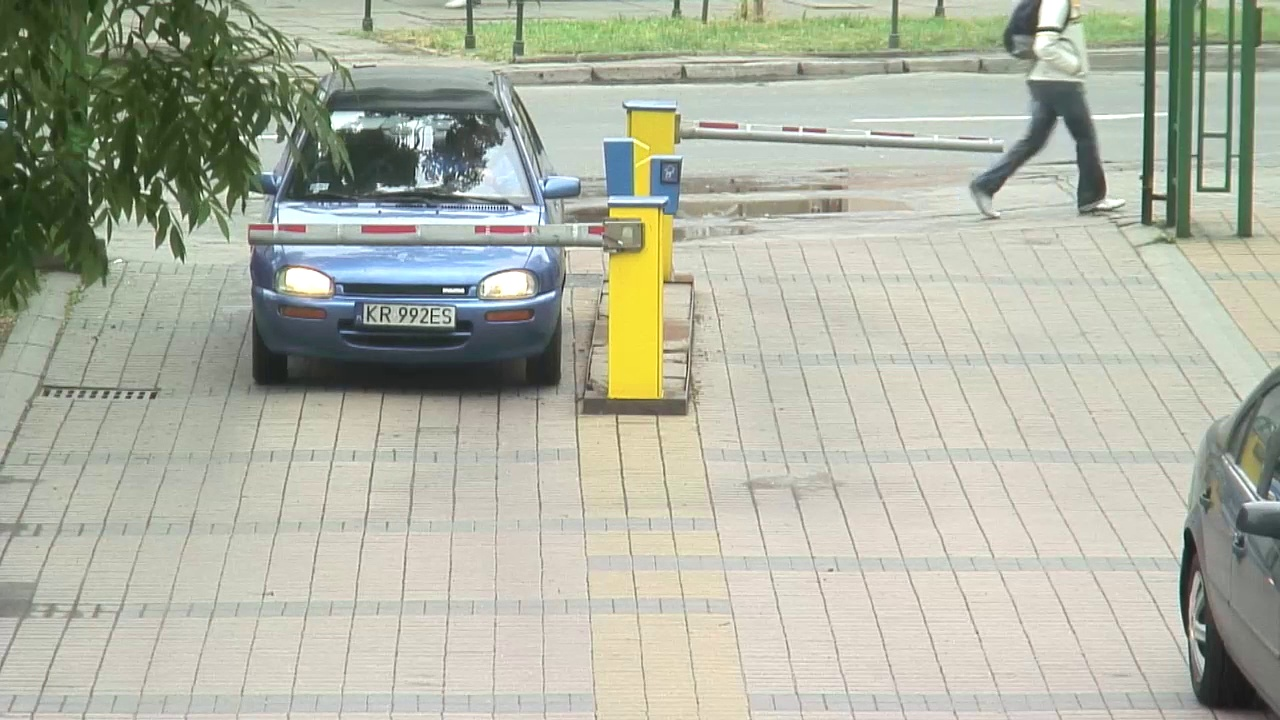
#> input picture nagrania/agh_src13_hrc0.avi.jpg, 1280 x 720 px, given in place of agh_src2_hrc0.avi, which was not available
$ python marki_samochodowe.py   (Python 2 division)   (older library calls are emulated)
#> lines starting #> are read from the running program, lines starting #| are printed output that depends on the picture; pictures that were not available may be replaced by others from this repository, and a replacement may not be noted
# -*- coding: cp1250 -*-
import cv2
import numpy as np
import glob
from common import draw_str

#########################################################

#FUNKCJA DIFFIMG PRZYJMUJE JAKO ARGUMENTY 3 KOLEJNE KLATKI
#NASTEPNIE POSZUKUJE W TYCH KLATKACH ELEMENTÓW RUCHOMYCH
#ELEMENTY RUCHOME SĄ WYCINANE W CELU ZMNIEJSZENIA
#POWIERZCHNI OBLICZENIOWEJ SIFT() LUB SURF()
def diffImg(t0, t1, t2, img):
  width = len(img[0])
  height = len(img)
  number_of_changes = 0
  d1 = cv2.absdiff(t2, t1)
  d2 = cv2.absdiff(t1, t0)
  result = cv2.bitwise_xor(d1, d2)
  cv2.threshold(result, 40, 255, cv2.THRESH_BINARY, result)
  min_x = width
  max_x = 0
  min_y = height
  max_y = 0

#POSZUKIWANIE WSPÓŁRZĘDNYCH DO WYCIĘCIA RUCHU..
  for i in range(0,height,10):
      for j in range(0,width,10):
          if result[i,j]==255:
              number_of_changes=number_of_changes+1
              if min_x > j:
                  min_x = j
              if max_x < j:
                  max_x = j
              if min_y > i:
                  min_y = i
              if max_y < i:
                  max_y = i
  if number_of_changes>0:
    if min_x-10 > 0:
      min_x -= 10
    if min_y-10 > 0:
      min_y -= 10
    if max_x+10 < width-1:
      max_x += 10
    if max_y+10 < height-1:
      max_y += 10
    roi = img[min_y:max_y, min_x:max_x]       #OBCINANIE KLATKI

  return roi #FUNKCJA ZWRACA WYCIĘTY RUCH
#########################################################

#ALGORYTM SIFT Z OPENCV
def fSIFT():
    detector = cv2.SIFT()
    norm = cv2.NORM_L2
    matcher = cv2.BFMatcher(norm)
    return detector, matcher

#ALGORYTM SURF Z OPENCV
# [60 lines left out: functions fSURF, fFILTER_MATCHER, fMATCHER, explore_match, not called in this run]

#########################################################
####################### MAIN ############################
#########################################################

# WYBÓR ŚCIEŻKI VIDEO DO DALSZEJ CZĘŚCI PROGRAMU
#cam = cv2.VideoCapture('nagrania/agh_src22_hrc0.avi')
cam = cv2.VideoCapture('nagrania/agh_src2_hrc0.avi')
#cam = cv2.VideoCapture('nagrania/agh_src16_hrc0.avi')
#cam = cv2.VideoCapture('nagrania/agh_src13_hrc0.avi')

# WYBÓR DESKRYPTORA WIZYJNEGO
detector, matcher = fSIFT()

# TWORZENIE BAZY SYMBOLI SAMOCHODÓW
db_glob=glob.glob('symbols\*.jpg')

# ZMIENNE PRZECHOWUJĄCE REZULTATY POSZCZEGÓLNYCH MAREK
res_opel = 0.0
res_seat = 0.0
res_ford = 0.0
res_audi = 0.0

# PĘTLA GŁÓWNA PROGRAMU AKTYWNA DO KOŃCA FILMU
while cam.grab():
  img = cam.read()[1]
#> img is the input picture: shape (720, 1280, 3); mean B, G, R 163.1, 178.9, 175.2
  if cam.grab(): # WARUNEK KOLEJNEJ KLATKI
    t_minus = cv2.cvtColor(cam.read()[1], cv2.COLOR_BGR2GRAY) #ODCIENIE SZAROŚCI
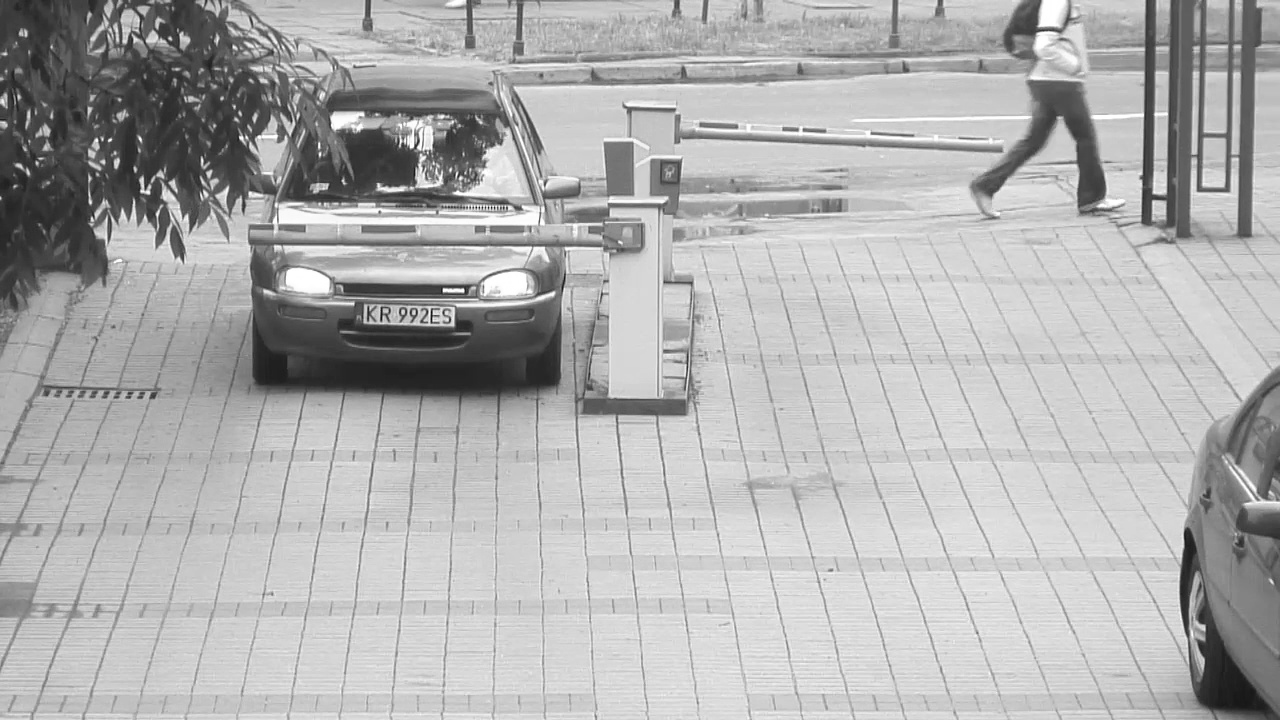
#> t_minus: shape (720, 1280); min 14, max 255, mean 175.9
    if cam.grab():
      t = cv2.cvtColor(cam.read()[1], cv2.COLOR_RGB2GRAY)
      if cam.grab():
        t_plus = cv2.cvtColor(cam.read()[1], cv2.COLOR_RGB2GRAY)
      else:
        cv2.destroyAllWindows()
        cam.release()
        break
    else:
      cv2.destroyAllWindows()
      cam.release()
      break
  else:
    cv2.destroyAllWindows()
    cam.release()
    break
  img2 = diffImg(t_minus, t, t_plus, img) #WYCIĘTY RUCH
#> in diffImg, `width = len(img[0])`: width = 1280
#> in diffImg, `height = len(img)`: height = 720
#> in diffImg, `d1 = cv2.absdiff(t2, t1)`: d1: shape (720, 1280); every value is 0
#> in diffImg, `d2 = cv2.absdiff(t1, t0)`:
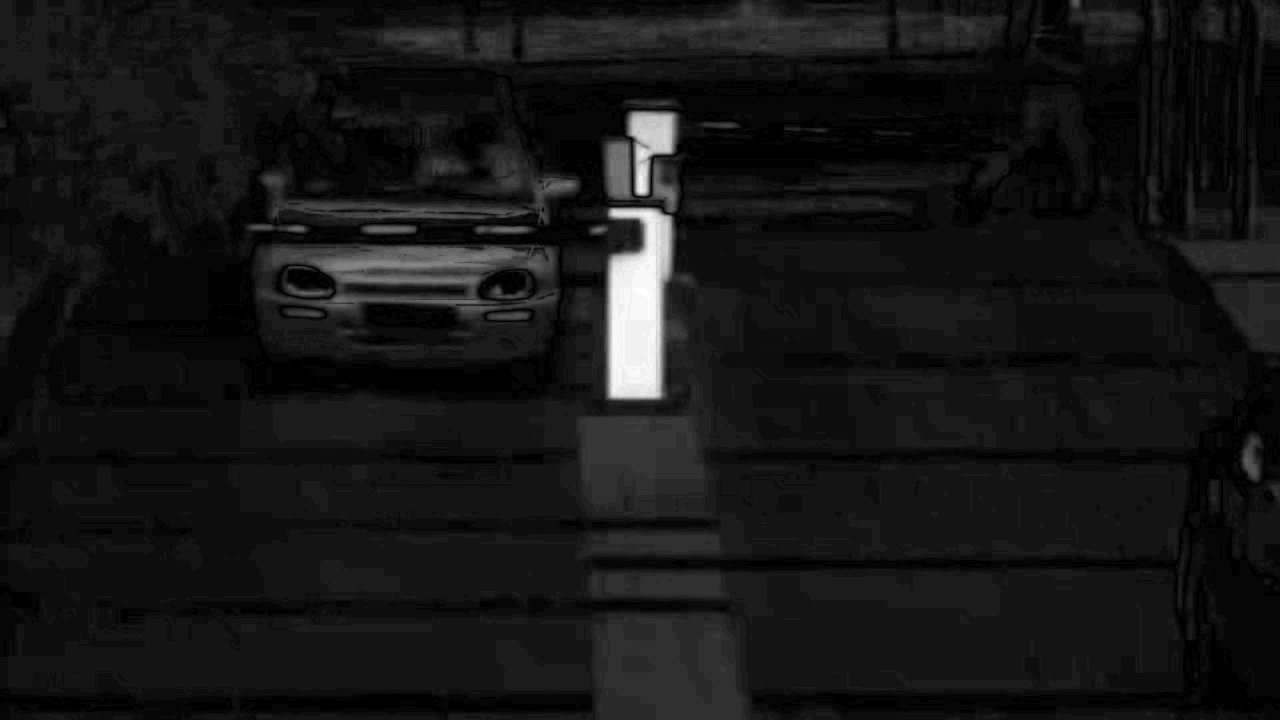
#> d2: shape (720, 1280); min 0, max 37, mean 3.2; drawn with min black and max white
#> in diffImg, `min_x = width`: min_x = 1280
#> in diffImg, `min_y = height`: min_y = 720
#> after the loop in diffImg, `for i in range(0,height,10):`: min_x = 1280; min_y = 720
#> (the run stopped early here; a loop or call above may not have finished)

$ run again, on nagrania/agh_src16_hrc0.avi.jpg
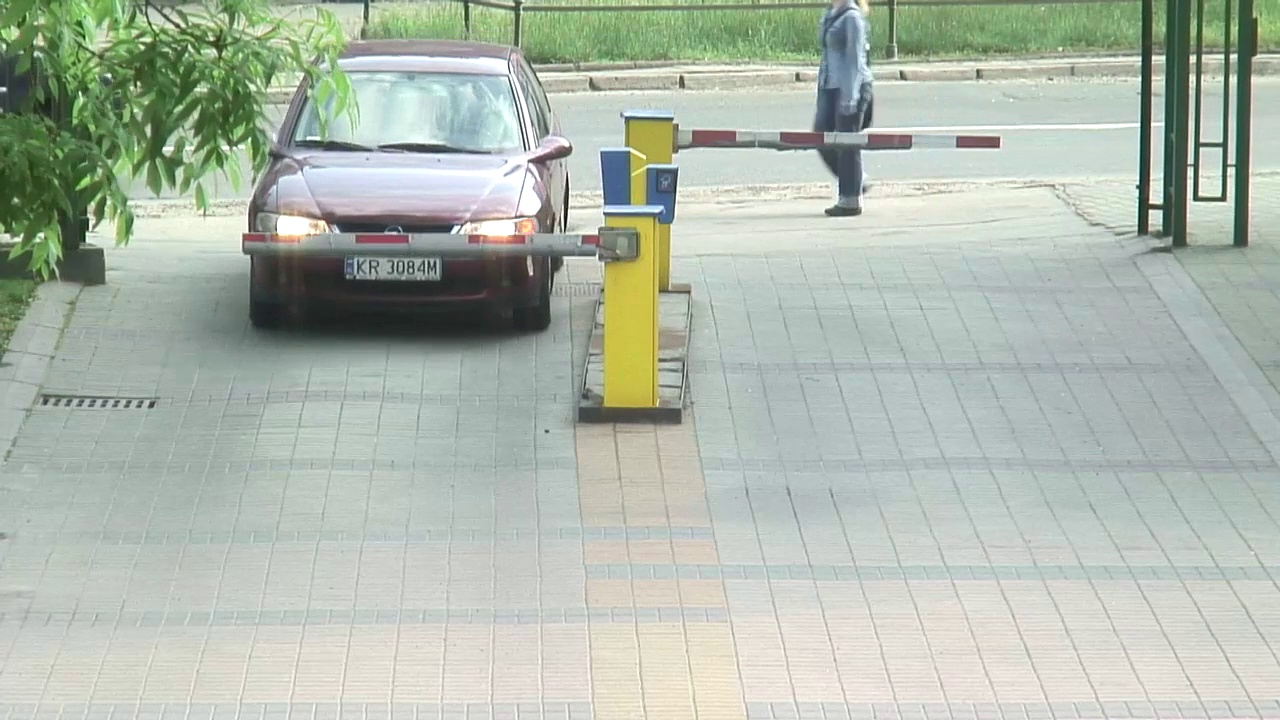
#> input picture nagrania/agh_src16_hrc0.avi.jpg, 1280 x 720 px, given in place of agh_src2_hrc0.avi, which was not available
#> img is the input picture: shape (720, 1280, 3); mean B, G, R 172.4, 184.8, 174.7
#> `t_minus = cv2.cvtColor(cam.read()[1], cv2.COLOR_BGR2GRAY)`:
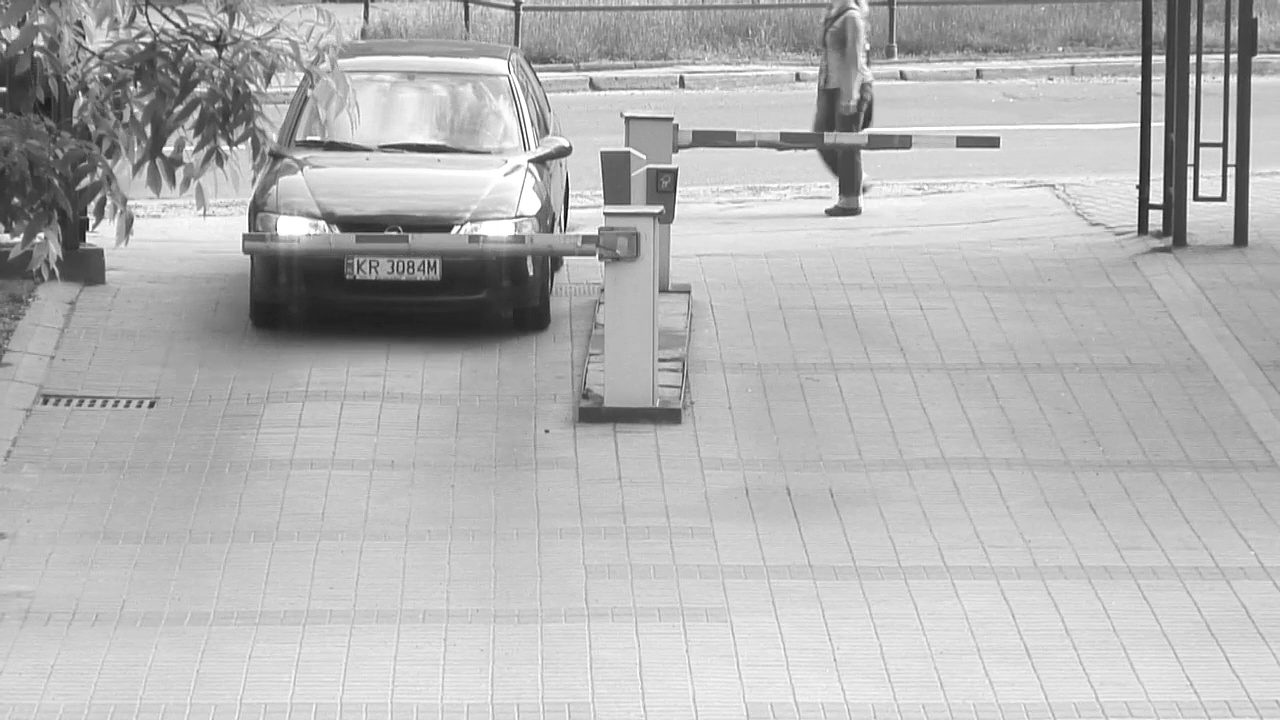
#> t_minus: shape (720, 1280); min 1, max 255, mean 180.3
#> width = 1280
#> height = 720
#> d1: shape (720, 1280); every value is 0
#> in diffImg, `d2 = cv2.absdiff(t1, t0)`:
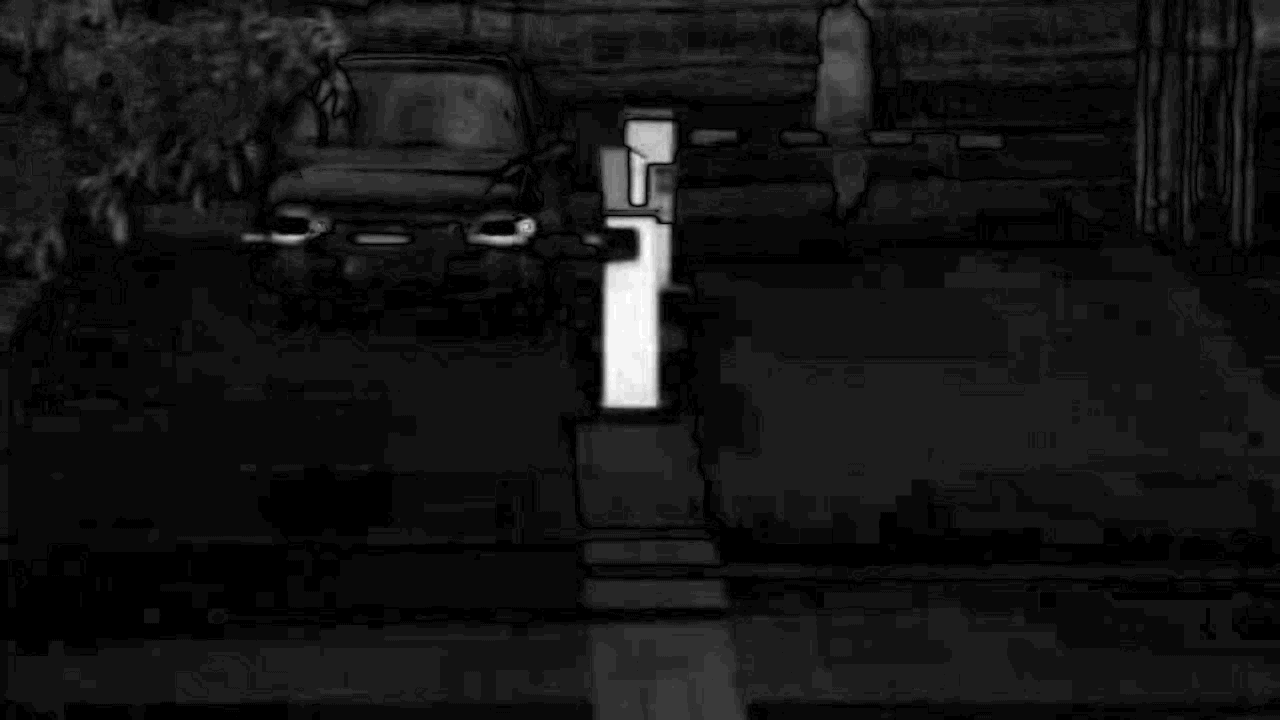
#> d2: shape (720, 1280); min 0, max 26, mean 2.2; drawn with min black and max white
#> in diffImg, `min_x = width`: min_x = 1280
#> in diffImg, `min_y = height`: min_y = 720
#> after the loop in diffImg, `for i in range(0,height,10):`: min_x = 1280; min_y = 720

$ run again, on nagrania/agh_src22_hrc0.avi.jpg
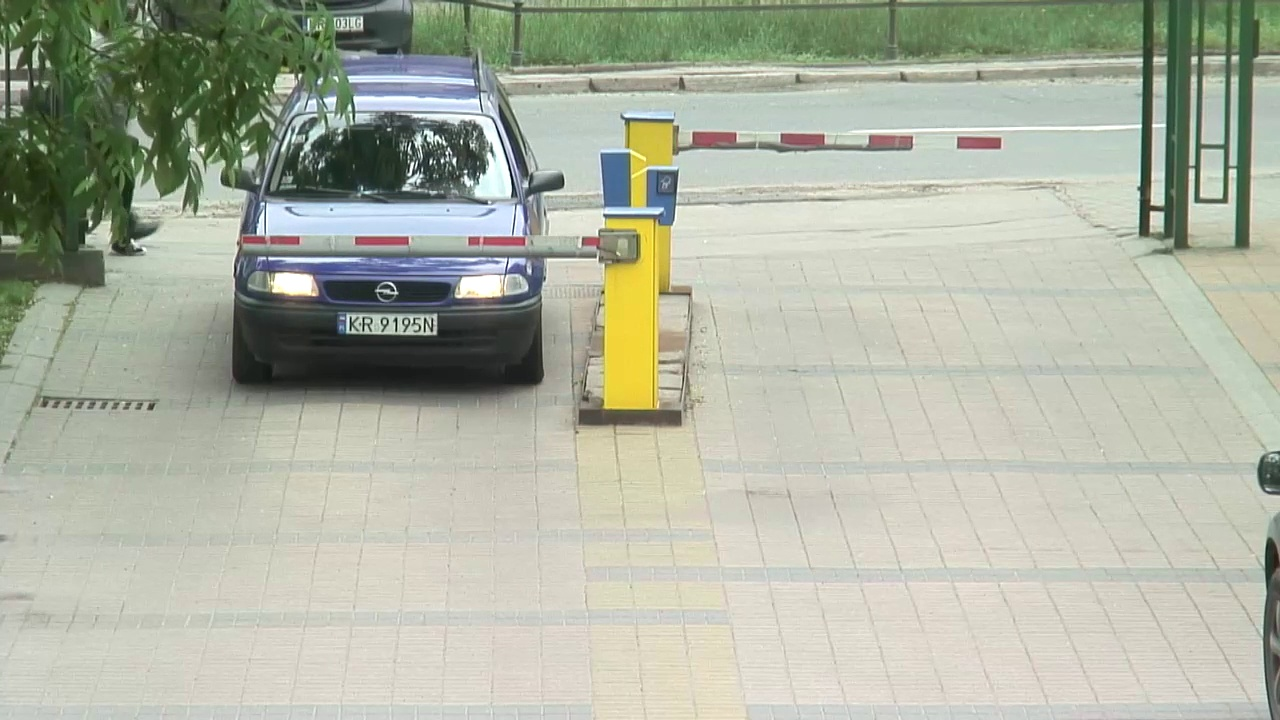
#> input picture nagrania/agh_src22_hrc0.avi.jpg, 1280 x 720 px, given in place of agh_src2_hrc0.avi, which was not available
#> img is the input picture: shape (720, 1280, 3); mean B, G, R 162.2, 178.6, 173.6
#> `t_minus = cv2.cvtColor(cam.read()[1], cv2.COLOR_BGR2GRAY)`:
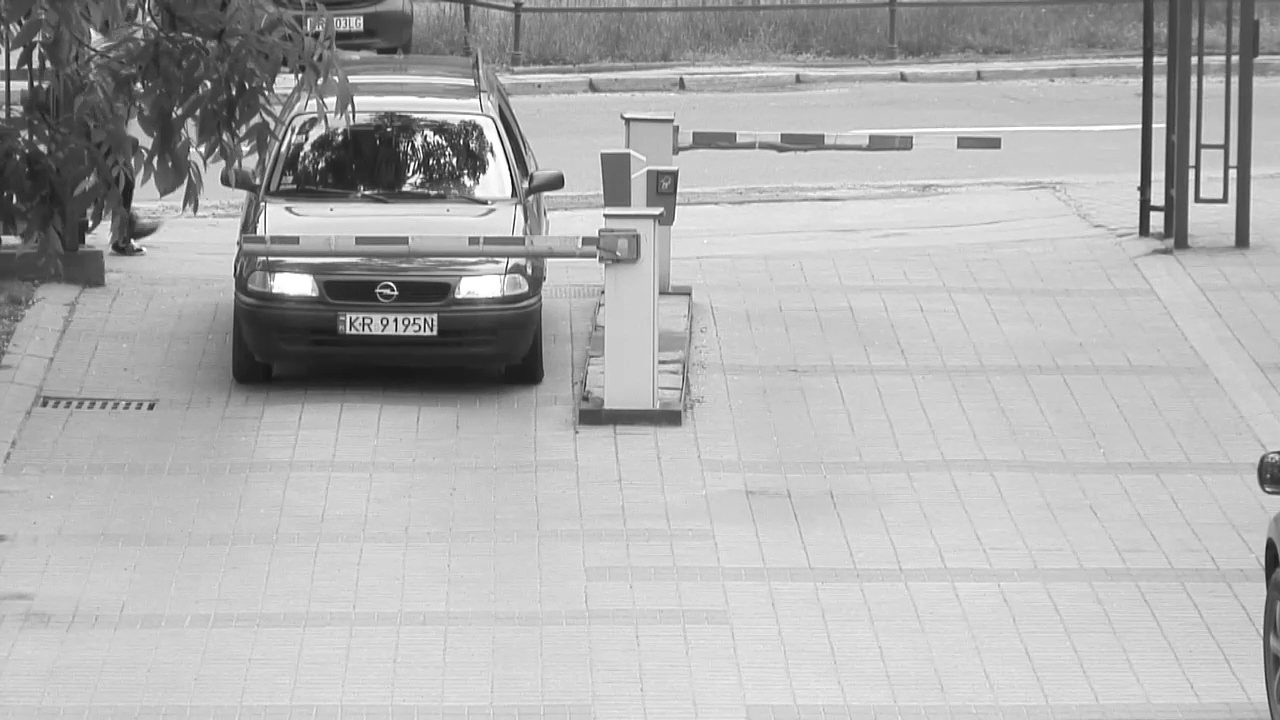
#> t_minus: shape (720, 1280); min 3, max 255, mean 175.3
#> width = 1280
#> height = 720
#> d1: shape (720, 1280); every value is 0
#> in diffImg, `d2 = cv2.absdiff(t1, t0)`:
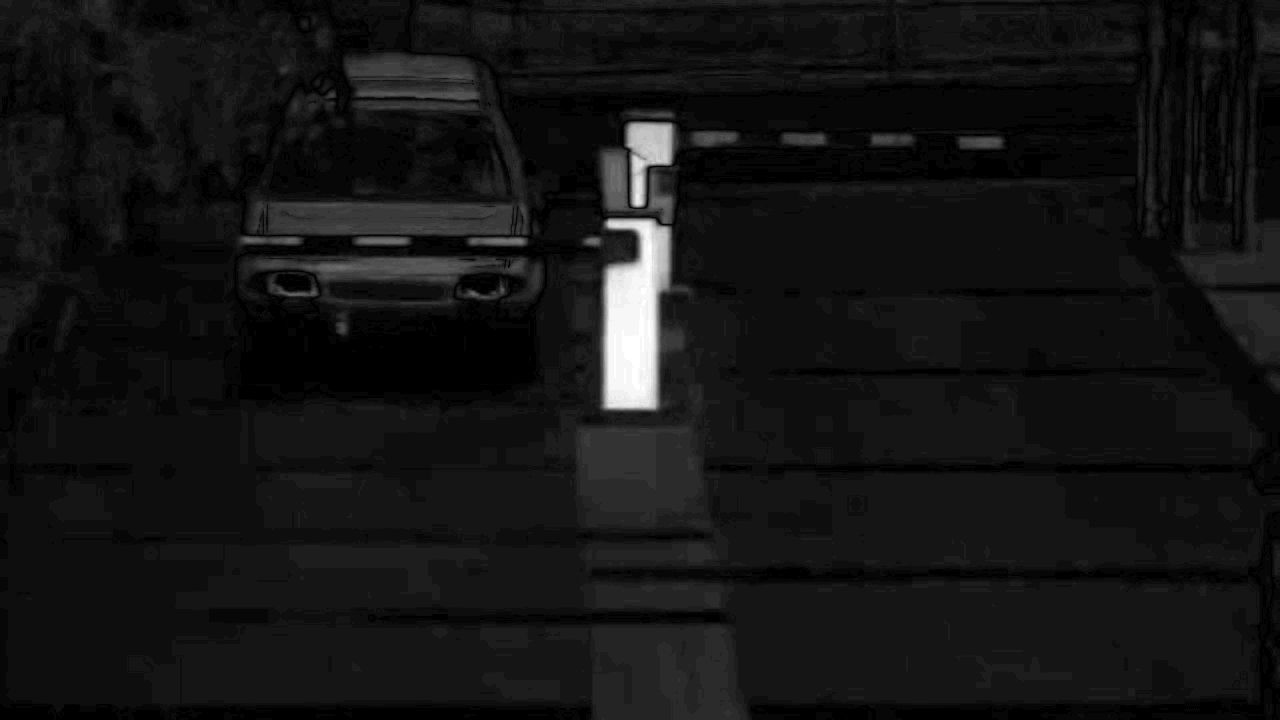
#> d2: shape (720, 1280); min 0, max 35, mean 2.8; drawn with min black and max white
#> in diffImg, `min_x = width`: min_x = 1280
#> in diffImg, `min_y = height`: min_y = 720
#> after the loop in diffImg, `for i in range(0,height,10):`: min_x = 1280; min_y = 720
